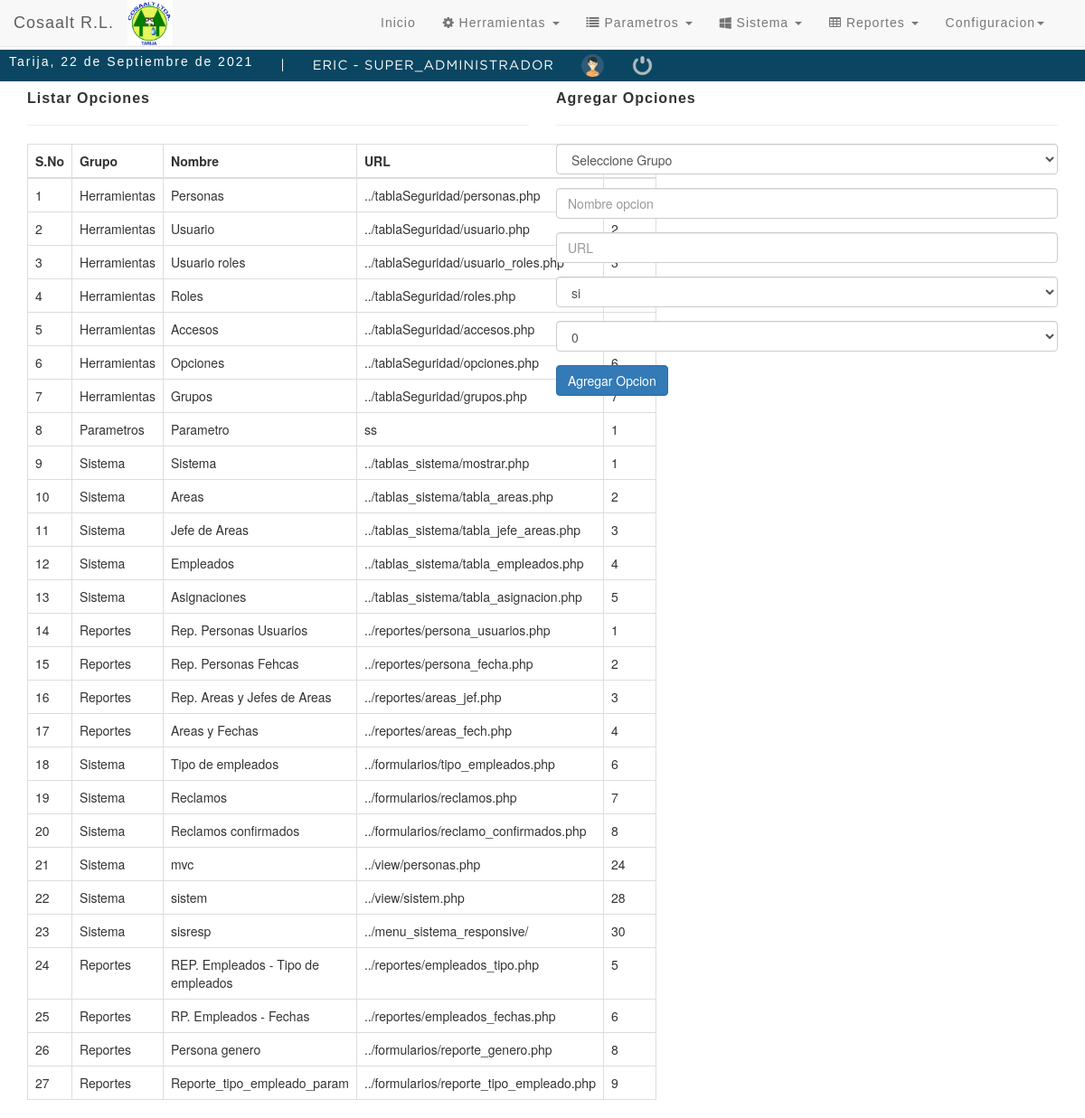
The page /tablaSeguridad/opcion.php (signed in) on the database its author committed.
### tables this page shows
CREATE TABLE `sistema_reclamos` (
  `id_sistema_reclamo` int(11) NOT NULL,
  `nombre` varchar(45) NOT NULL,
  `nombre_creador` varchar(45) NOT NULL,
  `logo` varchar(200) NOT NULL,
  `fec_insercion` timestamp NOT NULL DEFAULT current_timestamp() ON UPDATE current_timestamp(),
  `fec_modificacion` timestamp NOT NULL DEFAULT current_timestamp() ON UPDATE current_timestamp(),
  `usuario` int(11) NOT NULL,
  `estado` char(1) NOT NULL
);

CREATE TABLE `grupos` (
  `id_grupo` int(11) NOT NULL,
  `grupo` varchar(100) NOT NULL,
  `icono` varchar(200) NOT NULL,
  `fec_insercion` timestamp NOT NULL DEFAULT current_timestamp() ON UPDATE current_timestamp(),
  `fec_modificacion` timestamp NOT NULL DEFAULT current_timestamp() ON UPDATE current_timestamp(),
  `usuario` int(11) NOT NULL,
  `gr_estado` char(1) NOT NULL
);

CREATE TABLE `opciones` (
  `id_opcion` int(11) NOT NULL,
  `id_grupo` int(11) NOT NULL,
  `nombre` varchar(100) NOT NULL,
  `op_url` varchar(200) NOT NULL,
  `mostrar` varchar(20) NOT NULL,
  `orden` int(100) NOT NULL,
  `fec_insercion` timestamp NOT NULL DEFAULT current_timestamp() ON UPDATE current_timestamp(),
  `fec_modificacion` timestamp NOT NULL DEFAULT current_timestamp() ON UPDATE current_timestamp(),
  `usuario` int(11) NOT NULL,
  `op_estado` char(1) NOT NULL
);

### tablaSeguridad/opcion.php (the view, shortened to what this page needs)
<!DOCTYPE html>
<html >
<?php require_once "thead.php" ;?>
<body>
<?php require_once "../menu.php" ;?>
<div class="container">
<div class="row" >
<div class="col-md-6" >
<h4>Listar Opciones</h4>
<hr>
<table class="table table-bordered ">
<thead>
<tr>
<th>S.No</th>
<th>Grupo</th>
<th>Nombre</th>
<th>URL</th>
<th>Orden</th>
</tr>
</thead>
<tbody>
<?php
include_once '../conexion.php';
$menulist="SELECT opciones.*,grupos.grupo  FROM opciones  INNER JOIN grupos  ON grupos.id_grupo=opciones.id_grupo WHERE op_estado=1";
$menulistar=mysqli_query($con,$menulist);
while($menudata=mysqli_fetch_assoc($menulistar)){
?>
<tr>
<td><?php echo $menudata['id_opcion']; ?></td>
<td><?php echo $menudata['grupo']; ?></td>
<td><?php echo $menudata['nombre']; ?></td>
<td><?php echo $menudata['op_url']; ?></td>
<td><?php echo $menudata['orden']; ?></td>
</tr>
<?php
}
?>
</tbody>
</table>
</div>
<div class="col-md-6" >
<h4>Agregar Opciones</h4>
<hr>
<form action="opcion_db.php" method="post">
<div class="form-group" >
<select class="form-control" name="id_grupo" >
<option value="">Seleccione Grupo</option>
</select>
</div>
<div class="form-group" >
<input type="text" name="nombre"  placeholder="Nombre opcion"class="form-control" >
</div>
<div class="form-group" >
<input type="text" name="op_url" placeholder="URL"class="form-control" >
</div>
<div class="form-group" >
<select class="form-control" name="mostrar" id="mostrar" >
<option value="si">si</option>
</select>
</div>
<div class="form-group" >
<select class="form-control" name="orden" >
<?php for($i=0;$i<100;$i++){ ?>
<option value="<?php  echo $i;?>"><?php echo $i;?></option>
<?php } ?>
</select>
</div>
<div class="form-group" >
<input type="submit" class="btn btn-primary" name="opcion_submit" value="Agregar Opcion">
</div>
</form>
</div>
</div>
</div>
<?php require_once "thefott.php" ?>
</body>
</html>

### menu.php (shortened to what this page needs)
<?php
function fechaC()
{
  $mes = array(
    "", "Enero",
    "Febrero",
    "Marzo",
    "Abril",
    "Mayo",
    "Junio",
    "Julio",
    "Agosto",
    "Septiembre",
    "Octubre",
    "Noviembre",
    "Diciembre"
  );
  return date('d') . " de " . $mes[date('n')] . " de " . date('Y');
}
?>
<!DOCTYPE html>
<html lang="es">
<head>
  <link rel="stylesheet" href="styleheaderr.css">
</head>
<body>
  <div class="headerrr">
    <div class="optionsBarrr">
      <p>Tarija, <?php echo fechaC(); ?></p>
      <span>|</span>
      <span class="user"><?php echo $_SESSION['s_usuario'] . ' - ' . $_SESSION['s_rol']; ?></span>
      <img class="photouserrr" src="img/user.png" alt="Usuario">
      <a href="../login/bd/logout.php"><img class="closerr" src="img/salir.png" alt="Salir del sistema" title="Salir"></a>
    </div>
  </div>
  <nav class="navbar navbar-default navbar-fixed-top " role="navigation">
    <div class="navbar-header">
      <?php
      include '../conexion.php';
      $menulis = "SELECT * from sistema_reclamos where estado=1";
      $menulistar = mysqli_query($con, $menulis);
      $data = mysqli_fetch_assoc($menulistar);
      ?>
      <img class="img" src="../fotos/<?php echo $data['logo']; ?>" width="50" height="50">
      <a class="navbar-brand" href="#"><?php echo $data['nombre']; ?></a>
    </div>
    <div class="div">
      <div class="collapse navbar-collapse navbar-ex1-collapse">
        <ul class="nav navbar-nav navbar-right">
          <li><a href="#"></a></li>
          <li><a href="../index.php">Inicio</a></li>
          <li class="dropdown">
            <?php
            include_once 'conexion.php';
            $listargrup = "SELECT *FROM grupos WHERE gr_estado=1";
            $grupres = mysqli_query($con, $listargrup);
            while ($grupodata = mysqli_fetch_assoc($grupres)) {
              $id_grupo = $grupodata['id_grupo'];
              $accesqry = "SELECT * from accesos where id_grupo='$id_grupo' AND accesos.permisos='a'";
              $accessres = mysqli_query($con, $accesqry);
              $accessrow = mysqli_num_rows($accessres);
              if ($accessrow > 0) {
            ?>
          <li class=" dropdown">
            <a class=" dropdown-toggle" href="#" data-toggle="dropdown">
              <span> <i class="<?php echo $grupodata['icono']; ?>"></i></span> <?php echo $grupodata['grupo']; ?> <b class="caret"></b>
            </a>
          </li>
      <?php }
            } ?>
      <?php
      if ($_SESSION['s_id_rol'] == 1) {
      ?>
        <li class=" dropdown">
          <a class="dropdown-toggle" href="#" data-toggle="dropdown">
            Configuracion<b class="caret"></b>
          </a>
        </li>
      <?php } ?>
        </ul>
      </div>
  </nav>

### tablaSeguridad/errores.css (style rules this page uses)
body { padding-top: 55px; }
.div { margin-right: 45px; margin-left: 35px; }

### tablaSeguridad/styleheaderr.css (style rules this page uses)
* { margin: 0; padding: 0; box-sizing: border-box; }
h1, h3, h4, h5, h6 { font-family: 'arial'; font-weight: bold; letter-spacing: 1px; }
h4 { font-size: 16px; }
p { font-family: 'arial'; letter-spacing: 2px; font-size: 14px; line-height: 20px; }
a { text-decoration: none; font-family: arial; letter-spacing: 1px; }
span { font-family: 'GothamBook'; letter-spacing: 1px; font-size: 14px; line-height: 20px; }
.headerrr { color: #FFF; background: #0a4661; height: 35px; display: -webkit-flex; display: -moz-flex; display: -ms-flex; display: -o-flex; display: flex; justify-content: space-between; align-items: center; padding: 10px; margin-top: 0px; }
.optionsBarrr { display: -webkit-flex; display: -moz-flex; display: -ms-flex; display: -o-flex; display: flex; justify-content: center; align-items: center; }
.optionsBarrr span { color: #FFF; font-size: 11pt; font-family: 'GothamBook'; text-transform: uppercase; margin-left: 30px; }
.photouserrr { margin-left: 30px; width: 25px; height: 25px; }
.closerr { width: 25px; height: 25px; }
.optionsBarrr a { display: -webkit-flex; display: -moz-flex; display: -ms-flex; display: -o-flex; display: flex; margin-left: 30px; }

### rows shown on the page
sistema_reclamos: logo (picture), nombre "Cosaalt R.L."
grupos: grupo "Herramientas"
grupos: grupo "Parametros"
grupos: grupo "Sistema"
grupos: grupo "Reportes"
opciones: id_opcion "1", id_grupo.grupo "Herramientas", nombre "Personas", op_url "../tablaSeguridad/personas.php"
opciones: id_opcion "2", id_grupo.grupo "Herramientas", nombre "Usuario", op_url "../tablaSeguridad/usuario.php", orden "2"
opciones: id_opcion "3", id_grupo.grupo "Herramientas", nombre "Usuario roles", op_url "../tablaSeguridad/usuario_roles.php"
opciones: id_opcion "4", id_grupo.grupo "Herramientas", nombre "Roles", op_url "../tablaSeguridad/roles.php"
opciones: id_opcion "5", id_grupo.grupo "Herramientas", nombre "Accesos", op_url "../tablaSeguridad/accesos.php"
opciones: id_opcion "6", id_grupo.grupo "Herramientas", nombre "Opciones", op_url "../tablaSeguridad/opciones.php", orden "6"
opciones: id_opcion "7", id_grupo.grupo "Herramientas", nombre "Grupos", op_url "../tablaSeguridad/grupos.php", orden "7"
opciones: id_opcion "8", id_grupo.grupo "Parametros", nombre "Parametro", op_url "ss", orden "1"
opciones: id_opcion "9", id_grupo.grupo "Sistema", nombre "Sistema", op_url "../tablas_sistema/mostrar.php", orden "1"
opciones: id_opcion "10", id_grupo.grupo "Sistema", nombre "Areas", op_url "../tablas_sistema/tabla_areas.php", orden "2"
opciones: id_opcion "11", id_grupo.grupo "Sistema", nombre "Jefe de Areas", op_url "../tablas_sistema/tabla_jefe_areas.php", orden "3"
opciones: id_opcion "12", id_grupo.grupo "Sistema", nombre "Empleados", op_url "../tablas_sistema/tabla_empleados.php", orden "4"
opciones: id_opcion "13", id_grupo.grupo "Sistema", nombre "Asignaciones", op_url "../tablas_sistema/tabla_asignacion.php", orden "5"
opciones: id_opcion "14", id_grupo.grupo "Reportes", nombre "Rep. Personas Usuarios", op_url "../reportes/persona_usuarios.php", orden "1"
opciones: id_opcion "15", id_grupo.grupo "Reportes", nombre "Rep. Personas Fehcas", op_url "../reportes/persona_fecha.php", orden "2"
opciones: id_opcion "16", id_grupo.grupo "Reportes", nombre "Rep. Areas y Jefes de Areas", op_url "../reportes/areas_jef.php", orden "3"
opciones: id_opcion "17", id_grupo.grupo "Reportes", nombre "Areas y Fechas", op_url "../reportes/areas_fech.php", orden "4"
opciones: id_opcion "18", id_grupo.grupo "Sistema", nombre "Tipo de empleados", op_url "../formularios/tipo_empleados.php", orden "6"
opciones: id_opcion "19", id_grupo.grupo "Sistema", nombre "Reclamos", op_url "../formularios/reclamos.php", orden "7"
opciones: id_opcion "20", id_grupo.grupo "Sistema", nombre "Reclamos confirmados", op_url "../formularios/reclamo_confirmados.php", orden "8"
opciones: id_opcion "21", id_grupo.grupo "Sistema", nombre "mvc", op_url "../view/personas.php", orden "24"
opciones: id_opcion "22", id_grupo.grupo "Sistema", nombre "sistem", op_url "../view/sistem.php", orden "28"
opciones: id_opcion "23", id_grupo.grupo "Sistema", nombre "sisresp", op_url "../menu_sistema_responsive/", orden "30"
opciones: id_opcion "24", id_grupo.grupo "Reportes", nombre "REP. Empleados - Tipo de empleados", op_url "../reportes/empleados_tipo.php", orden "5"
opciones: id_opcion "25", id_grupo.grupo "Reportes", nombre "RP. Empleados - Fechas", op_url "../reportes/empleados_fechas.php", orden "6"
opciones: id_opcion "26", id_grupo.grupo "Reportes", nombre "Persona genero", op_url "../formularios/reporte_genero.php", orden "8"
opciones: id_opcion "27", id_grupo.grupo "Reportes", nombre "Reporte_tipo_empleado_param", op_url "../formularios/reporte_tipo_empleado.php", orden "9"

### other values the page prints
fechaC() "22 de Septiembre de 2021"
$_SESSION['s_usuario'] "ERIC"
$_SESSION['s_rol'] "SUPER_ADMINISTRADOR"
form field orden "0"
